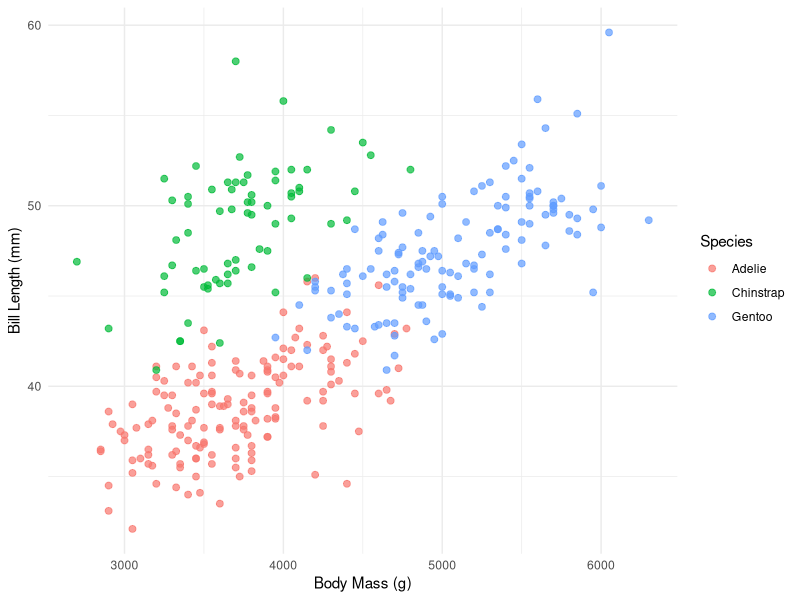

This chart was generated by the following R code:
## ---- chunk 1
#| message: false
#| warning: false
# The libraries needed to process this code
library(tidyverse)
library(palmerpenguins)
## ---- chunk 2
# Process the data
penguins_clean <- penguins |>
  drop_na(body_mass_g, bill_length_mm) |>          # remove the 2 penguins with missing measurements
  select(species, island, sex, body_mass_g, bill_length_mm) |>
  mutate(body_mass_kg = body_mass_g / 1000)        # add a column in kg
## ---- chunk 3
#| label: fig-bill-vs-mass
#| fig-cap: "Bill length vs. body mass for Adelie, Chinstrap, and Gentoo penguins."

# Plot the processed data
bill_mass_plot <- ggplot(penguins_clean,
                         aes(x = body_mass_g, y = bill_length_mm, color = species)) +
  geom_point(alpha = 0.7, size = 2) +
  labs(
    x = "Body Mass (g)",
    y = "Bill Length (mm)",
    color = "Species"
  ) +
  theme_minimal()

bill_mass_plot
## ---- chunk 4
#| label: tbl-penguin-summary
#| tbl-cap: "Sample size, mean body mass, and mean bill length by species."

# Summary by species
penguin_summary <- penguins_clean |>
  group_by(species) |>
  summarise(
    n = n(),
    mean_mass_kg = mean(body_mass_kg),
    sd_mass_kg = sd(body_mass_kg),
    mean_bill_mm = mean(bill_length_mm),
    sd_bill_mm = sd(bill_length_mm),
    .groups = "drop"
  ) |>
  arrange(desc(mean_mass_kg))

# Display as a formatted table
knitr::kable(
  penguin_summary,
  col.names = c("Species", "n",
                "Mean mass (kg)", "SD mass (kg)",
                "Mean bill (mm)", "SD bill (mm)"),
  digits = c(0, 0, 2, 2, 1, 1),
  align = c("l", "r", "r", "r", "r", "r")
)
